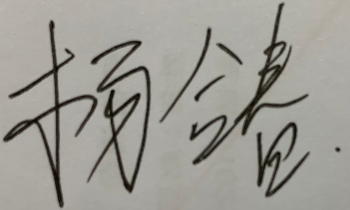
#> input picture opencv_learn/photo/sign_mxp.png, 350 x 210 px
$ python signature_cutout.py
#> lines starting #> are read from the running program, lines starting #| are printed output that depends on the picture; after the words box and inside, x2 and y2 are one past the last pixel; in counts of white or black regions, pixels touching at a corner belong together
import cv2
import numpy as np

pic_path = r'photo/sign_mxp.png'

img = cv2.imread(pic_path)
#> img is the input picture: shape (210, 350, 3); mean B, G, R 147.5, 154.7, 156.5
# 把图片转为灰度图
gray = cv2.cvtColor(img, cv2.COLOR_BGR2GRAY)
# 展示灰度图
# cv2.imshow('gray image', gray)
print(gray)
#> (printed output is left out)
print(gray.shape)
#| (210, 350)
# t = 12
# # img[img<t] = 0
# # img[img>=t] = 255
# gray = np.where(gray < 120, 0, 255).astype(np.uint8)
_, gray = cv2.threshold(gray, 100, 255, cv2.THRESH_BINARY)  # https://blog.csdn.net/weixin_42272768/article/details/110746790
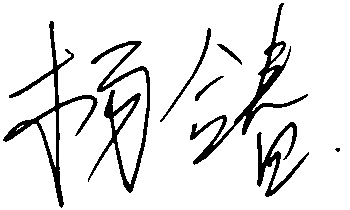
#> gray: shape (210, 350); 89.9% white; 8 black regions (1 under 20 px), largest, box (x1, y1, x2, y2) and area: (88, 41, 150, 193) 1983, (190, 3, 308, 165) 1972, (3, 21, 98, 208) 1868

# result = cv2.cvtColor(gray, cv2.COLOR_GRAY2BGR)
B = G = R = gray
_, A = cv2.threshold(gray, 120, 255, cv2.THRESH_BINARY_INV)
result = cv2.merge([B, G, R, A])  # 通道合并
cv2.imshow('result', result)

#
# B2, G2, R2, A2 = cv2.split(result)
# A2 = Alpha
# result = cv2.merge([B2, G2, R2, A2])  # 通道合并
#
cv2.imwrite(r'photo/signature_result.png', result)
# [11 lines of commented-out code are left out]
cv2.waitKey(0)
cv2.destroyAllWindows()
